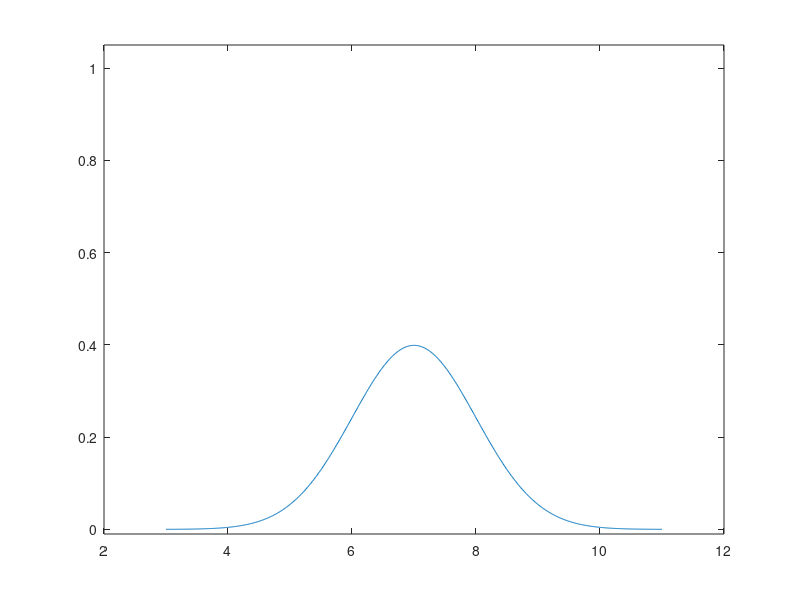

The MATLAB source for this figure:
function out = NormParams()
    x = 3:0.01:11;
    y = normpdf(x, 7, 1);
    plot(x,y);
    ylim([-0.01 1.05])
    out = y;
end
NormParams();